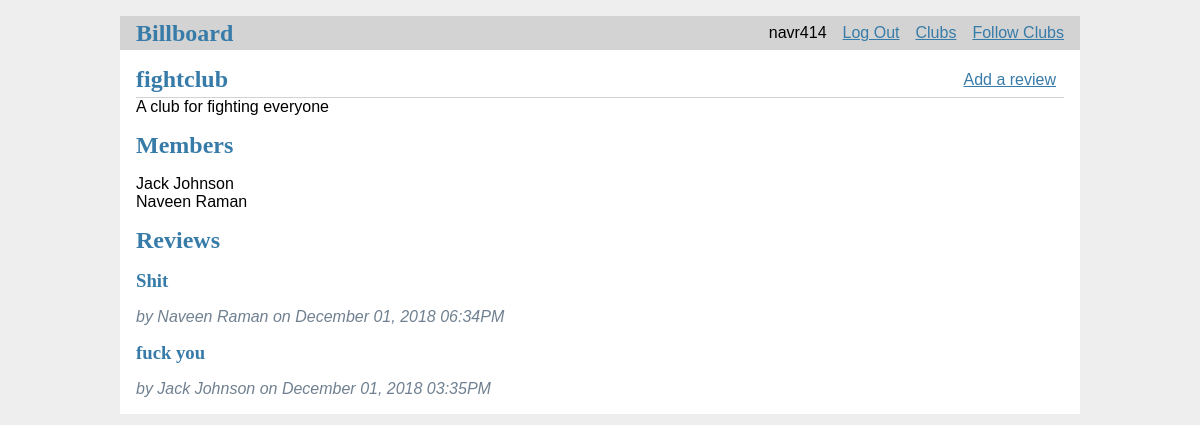
/clubs/fightclub (signed in), run on an earlier commit of the app's database.
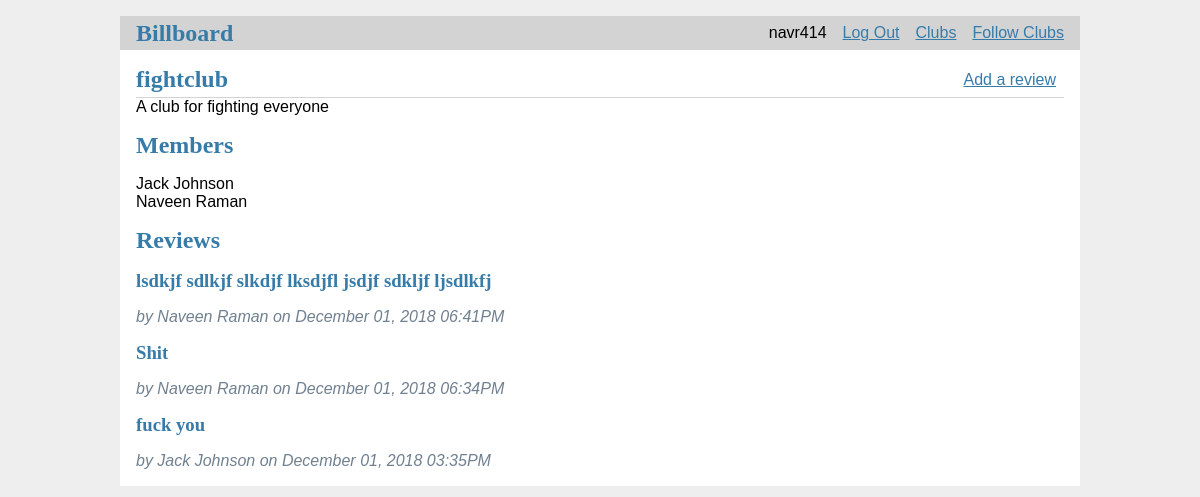
And on a later commit of the database.
### tables this page shows
CREATE TABLE users
             (name text, username text, password text, isclub DATETIME);

CREATE TABLE reviews
             (username,review, time DATETIME, clubname text);

### app.py (the view)
@app.route('/clubs/<clubname>')
def club(clubname):
    return clubApp.club(clubname)

### templates/club.html
{% extends 'base.html' %}
{% block header %}
  <h1>{% block title %} {{ name }} {% endblock %}</h1>
	<a class="action" href="{{ url_for('review',clubname=name) }}"> Add a review </a>
{% endblock %}
{% block content %}
	{{ description }} <br>
	<h2> Members </h2>
	{% for follow in followers %}
		{{ follow }} <br>
	{% endfor %}
	<h2> Reviews </h2>
	{% for review in reviews %}
		<article class="post">
			<div>
				<h1>{{ review["review"] }}</h1>
				<div class="about"> by {{ review["reviewer"] }} on {{review["time"] }} </div>
			</div>
		</article>
	{% endfor %}
{% endblock %}

What changed in the data, as far as the page shows it:
added reviews: review "lsdkjf sdlkjf slkdjf lksdjfl jsdjf sdkljf ljsdlkfj", time "December 01, 2018 06:41PM"
Also different on the page:
new list line: "by on"
new list line: "Naveen Raman"
